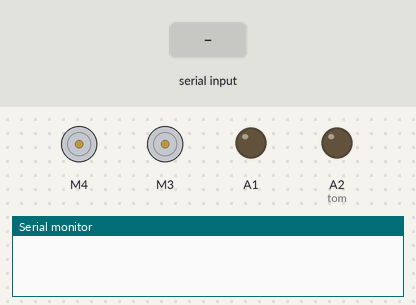
The sketch below on a simulated Arduino Uno, built with avr-gcc and run on an emulated ATmega328P. On the bench: 2 × DC motor (green arrow = forward, orange = backward, longer = faster), output pins drawn as LEDs (lit = HIGH), the last lines printed to the serial monitor. Inputs (shaded band) come from the test bench.

Above: at 1.2 s.
1.3 s: "F" received over Serial
At 3.4 s:
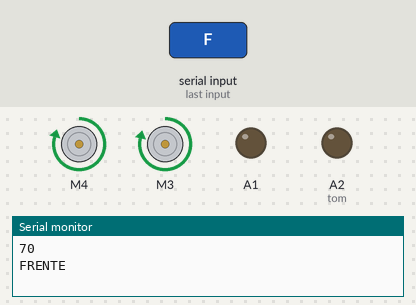
4.3 s: byte 54 (54) received over Serial
At 7.7 s:
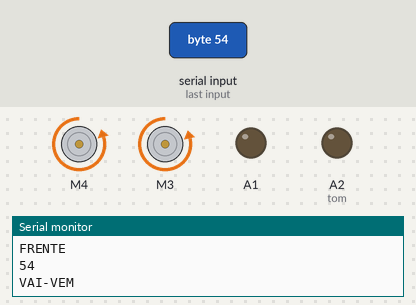
10.3 s: "D" received over Serial
13.3 s: "E" received over Serial
At 13.5 s:
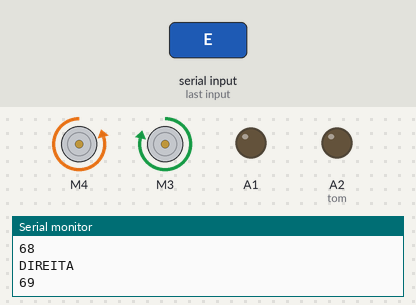
15.2 s: byte 53 (53) received over Serial
At 16.3 s:
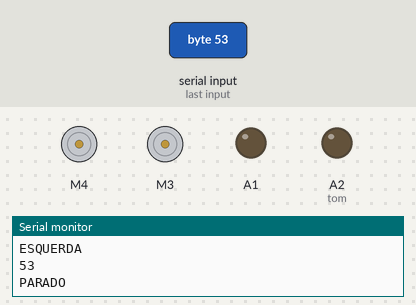
Timing chart, 0 to 18.2 s (numbered marks = the images above; inputs shaded):
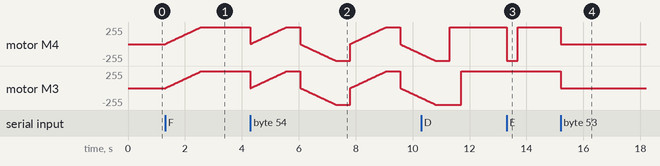

Measured:
- after the input at 1.3 s, motor M4: moves from stopped to forward 251/255 over 1.2 s, starting at once; motor M3: moves from stopped to forward 248/255 over 1.2 s, starting at once
- after the input at 13.3 s, motor M4: forward 251/255 → backward 251/255 at once, → forward 251/255 0.40 s later
- after the input at 15.2 s, motor M4: forward 251/255 → stopped at once; motor M3: forward 248/255 → stopped at once

The sketch:

carrinho_blue.ino
```cpp
///////////////////////////////////////////////////////////////////////////
// Programa desenvolvido por Cristiano Teixeira                          //
///////////////////////////////////////////////////////////////////////////
//                                                                       //
// Baseado em dois motores DC                                            //
// Com uso de Bibliotecas.                                               //
// Utilizando: Ponte H, HC-06                          //
///////////////////////////////////////////////////////////////////////////

///////////////////////////////////////////////////////////////////////////
/////////////////Nomes das funções utilizadas//////////////////////////////
///////////////////////////////////////////////////////////////////////////
void  Parado();
void  AndaFrente();
void  AndaRe();
void  ViraDireita();
void  ViraEsquerda();
void  Zerinho();
void  Circulo();
//////////////////////////////////////////////////////////////////////////
/////////////////////////////////////////////////////////////////////////


///////////////////////////////////////////////////////////////////////////
////////////////////////Bloco de variáveis do motor////////////////////////
///////////////////////////////////////////////////////////////////////////
#include <AFMotor.h>                      // biblioteca da ponte H       //
#define VEL_MAX 250                       // velocidade máxima permitida //
#define ajuste_vel 3                     // fator de ajuste de velocidade//
AF_DCMotor MotorEsquerda(4, MOTOR12_8KHZ);//Motor Lado Direito           //
AF_DCMotor MotorDireita(3, MOTOR12_8KHZ); //Motor Lado Esquerdo          //
String motorSet = "";                  // Verifica a posição de movimento//
int velocidade = 0;                       // velocidade atual            //
int raio = 0;                             // adicionar comentário depois //
///////////////////////////////////////////////////////////////////////////

///////////////////////////////////////////////////////////////////////////
////////////////////////Bloco de variáveis diversas////////////////////////
///////////////////////////////////////////////////////////////////////////
#define tom A2                // para imitar R2D2                        //
#define ledPin A3             // Com Luzes                               //
///////////////////////////////////////////////////////////////////////////


int comm;

void setup()
{

  // SoftwareSerial "com port" data rate. JY-MCU v1.03 defaults to 9600.
  Serial.begin(9600);

  //delay(2000);              // espera dois segundos, para dar inicio
  //motorSet = "FOWARD";       // Indica posição a seguir
  //Parado();                 // seta o estado dos motores para parados
  pinMode(tom, OUTPUT);
  pinMode(A1,OUTPUT);


}
/////////////////////////////////////////////////


void Parado() {
  MotorEsquerda.run(RELEASE);
  MotorDireita.run(RELEASE);
}

void AndaFrente() {
    motorSet = "FORWARD";
    MotorEsquerda.run(FORWARD);
    MotorDireita.run(FORWARD);
  for (velocidade = 0; velocidade < VEL_MAX; velocidade +=2)
  {
    MotorEsquerda.setSpeed(velocidade+ajuste_vel);
    MotorDireita.setSpeed(velocidade);
    delay(10);
  }
}

void AndaRe() {
    motorSet = "BACKWARD";
    MotorEsquerda.run(BACKWARD);
    MotorDireita.run(BACKWARD);
  for (velocidade = 0; velocidade < VEL_MAX; velocidade +=2)
  {
    MotorEsquerda.setSpeed(velocidade+ajuste_vel);
    MotorDireita.setSpeed(velocidade);
    delay(10);
  }
}

void ViraDireita() {
  motorSet = "RIGHT";
  MotorEsquerda.run(FORWARD);
  MotorDireita.run(BACKWARD);
  delay(400);
  motorSet = "FORWARD";
  MotorEsquerda.run(FORWARD);
  MotorDireita.run(FORWARD);
}

void ViraEsquerda() {
  motorSet = "LEFT";
  MotorEsquerda.run(BACKWARD);
  MotorDireita.run(FORWARD);
  delay(400);
  motorSet = "FORWARD";
  MotorEsquerda.run(FORWARD);
  MotorDireita.run(FORWARD);
}

void Zerinho() {
  motorSet = "LEFT";
  MotorEsquerda.run(BACKWARD);
  MotorDireita.run(FORWARD);
}

void Circulo() {
  motorSet = "LEFT";
  MotorEsquerda.run(BACKWARD);
  MotorDireita.run(FORWARD);
  for (velocidade = 0; velocidade < VEL_MAX; velocidade +=2)
  {
    MotorEsquerda.setSpeed(velocidade+ajuste_vel);

    MotorDireita.setSpeed(velocidade+raio);
  raio=+1;
    delay(5);
  }
}


//////////////////////////////

void loop() {

  // Read device output if available.
  if (Serial.available()>0)
  {

       comm=Serial.read();
       Serial.println(comm);

    switch (comm) {

    case 70:
        AndaFrente();
        Serial.println("FRENTE");
        break;
    case 82:
        AndaRe();
        Serial.println("TRAS");
        break;
    case 68:
        ViraDireita();
        Serial.println("DIREITA");
        break;
    case 69:
        ViraEsquerda();
        Serial.println("ESQUERDA");
        break;

    case 48:
        if(velocidade>=250){
        velocidade=100;
        }
        if(velocidade==100){
        velocidade=150;
        }
        if(velocidade==150){
        velocidade=200;
        }
        if(velocidade==200){
        velocidade=250;
        }
        Serial.println("Velocidade");
        Serial.println(velocidade);
        break;
    case 53:
        Parado();
        Serial.println("PARADO");
        break;
    case 54:
        Serial.println("VAI-VEM");
        AndaFrente();
        delay(500);
        AndaRe();
        delay(500);
        AndaFrente();
        delay(500);
        AndaRe();
        delay(500);
        Parado();
        break;

    case 55:
        Parado();
        Serial.println("PARADO");
        break;

    case 56:
        Parado();
        Serial.println("ZERINHO");
        break;
    case 57:
        velocidade=100;
        Serial.println("Velocidade");
        Serial.println(velocidade);
        break;
    }
}
}
```
